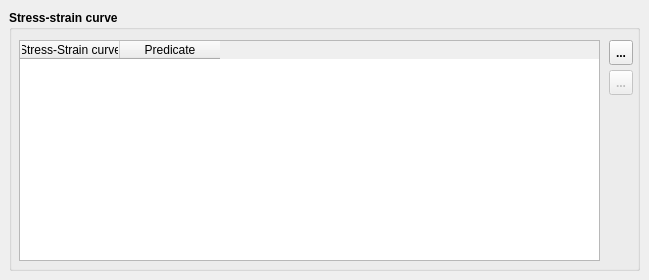
   <widget class="QWidget" name="tab_8">
    <attribute name="title">
     <string>Stress-strain curve</string>
    </attribute>
    <widget class="QGroupBox" name="gbStressStrainCurve">
     <property name="geometry">
      <rect>
       <x>9</x>
       <y>10</y>
       <width>631</width>
       <height>261</height>
      </rect>
     </property>
     <property name="font">
      <font>
       <weight>75</weight>
       <bold>true</bold>
      </font>
     </property>
     <property name="title">
      <string>Stress-strain curve</string>
     </property>
     <widget class="QTableWidget" name="twStressStrainCurve">
      <property name="geometry">
       <rect>
        <x>10</x>
        <y>30</y>
        <width>581</width>
        <height>221</height>
       </rect>
      </property>
      <property name="font">
       <font>
        <weight>50</weight>
        <bold>false</bold>
       </font>
      </property>
      <column>
       <property name="text">
        <string>Stress-Strain curve</string>
       </property>
      </column>
      <column>
       <property name="text">
        <string>Predicate</string>
       </property>
      </column>
     </widget>
     <widget class="QToolButton" name="tbRemoveProp">
      <property name="enabled">
       <bool>false</bool>
      </property>
      <property name="geometry">
       <rect>
        <x>600</x>
        <y>60</y>
        <width>24</width>
        <height>25</height>
       </rect>
      </property>
      <property name="toolTip">
       <string/>
      </property>
      <property name="statusTip">
       <string>Remove the current row</string>
      </property>
      <property name="text">
       <string>...</string>
      </property>
      <property name="icon">
       <iconset resource="QFEM.qrc">
        <normaloff>:/images/Del.png</normaloff>:/images/Del.png</iconset>
      </property>
     </widget>
     <widget class="QToolButton" name="tbAddProp">
      <property name="geometry">
       <rect>
        <x>600</x>
        <y>30</y>
        <width>24</width>
        <height>25</height>
       </rect>
      </property>
      <property name="toolTip">
       <string/>
      </property>
      <property name="statusTip">
       <string>Add new row</string>
      </property>
      <property name="text">
       <string>...</string>
      </property>
      <property name="icon">
       <iconset resource="QFEM.qrc">
        <normaloff>:/images/Add.png</normaloff>:/images/Add.png</iconset>
      </property>
     </widget>
    </widget>
   </widget>
